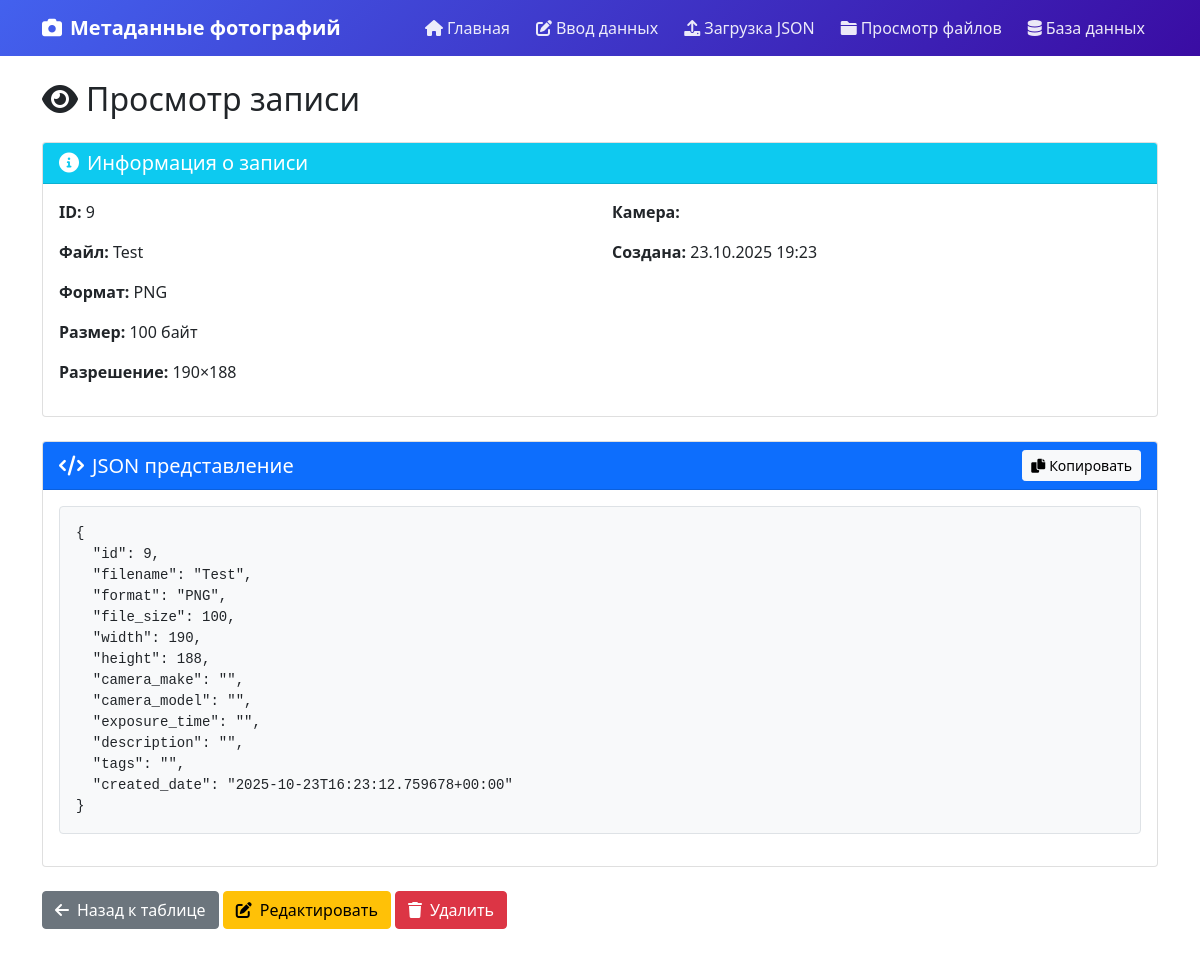
Before: /view_record/9/ with the older database file.
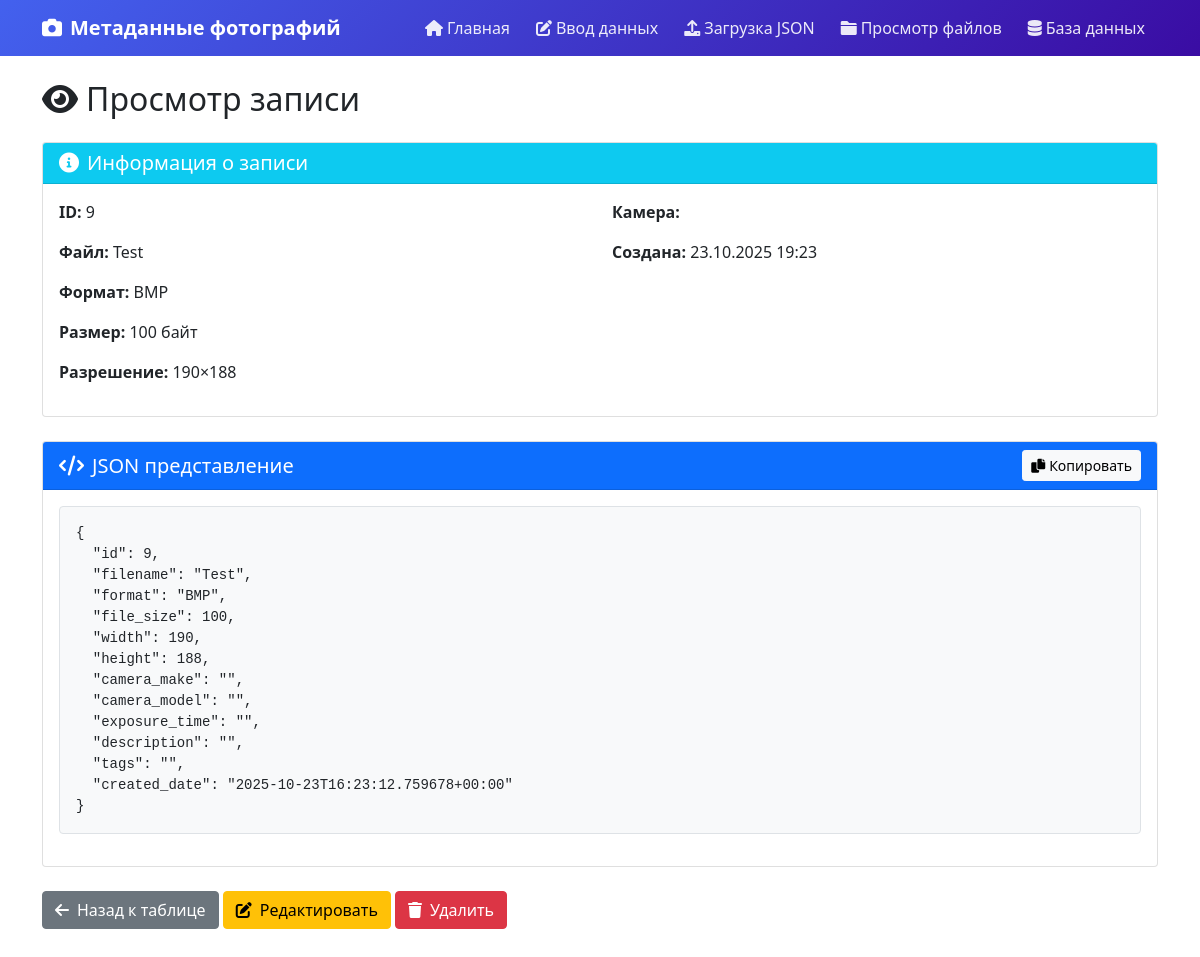
After: the same page with the newer database file.
### photo_metadata/models.py (models this page shows, shortened)
class PhotoMetadata(models.Model):
    FORMAT_CHOICES = [
        ('JPEG', 'JPEG'),
        ('PNG', 'PNG'),
        ('GIF', 'GIF'),
        ('BMP', 'BMP'),
        ('TIFF', 'TIFF'),
    ]
    filename = models.CharField(max_length=255,unique=True, verbose_name="Имя файла")
    format = models.CharField(max_length=10, choices=FORMAT_CHOICES, verbose_name="Формат")
    file_size = models.PositiveIntegerField(
        verbose_name="Размер файла (байт)",
        validators=[MinValueValidator(1)]
    )
    width = models.PositiveIntegerField(
        verbose_name="Ширина (px)",
        validators=[MinValueValidator(1)]
    )
    height = models.PositiveIntegerField(
        verbose_name="Высота (px)",
        validators=[MinValueValidator(1)]
    )
    camera_make = models.CharField(max_length=100, blank=True, verbose_name="Производитель камеры")
    camera_model = models.CharField(max_length=100, blank=True, verbose_name="Модель камеры")
    exposure_time = models.CharField(max_length=20, blank=True, verbose_name="Выдержка")
    aperture = models.DecimalField(max_digits=3, decimal_places=1, null=True, blank=True, verbose_name="Диафрагма")
    iso = models.PositiveIntegerField(null=True, blank=True, verbose_name="ISO")
    focal_length = models.DecimalField(max_digits=5, decimal_places=1, null=True, blank=True, verbose_name="Фокусное расстояние")
    latitude = models.DecimalField(max_digits=9, decimal_places=6, null=True, blank=True, verbose_name="Широта")
    longitude = models.DecimalField(max_digits=9, decimal_places=6, null=True, blank=True, verbose_name="Долгота")
    created_date = models.DateTimeField(auto_now_add=True, verbose_name="Дата создания записи")
    capture_date = models.DateTimeField(null=True, blank=True, verbose_name="Дата съемки")
    description = models.TextField(blank=True, verbose_name="Описание")
    tags = models.CharField(max_length=500, blank=True, verbose_name="Теги (через запятую)")
    class Meta:
        verbose_name = "Метаданные фотографии"
        verbose_name_plural = "Метаданные фотографий"
        unique_together = ['filename', 'format', 'file_size', 'width', 'height']

### photo_metadata/views.py (the view)
# urls.py: path('view_record/<int:record_id>/', views.view_record, name='view_record'),
def view_record(request, record_id):
    record = get_object_or_404(PhotoMetadata, id=record_id)
    record_data = {
        'id': record.id,
        'filename': record.filename,
        'format': record.format,
        'file_size': record.file_size,
        'width': record.width,
        'height': record.height,
        'camera_make': record.camera_make,
        'camera_model': record.camera_model,
        'exposure_time': record.exposure_time,
        'aperture': str(record.aperture) if record.aperture else None,
        'iso': record.iso,
        'focal_length': str(record.focal_length) if record.focal_length else None,
        'latitude': str(record.latitude) if record.latitude else None,
        'longitude': str(record.longitude) if record.longitude else None,
        'capture_date': record.capture_date.isoformat() if record.capture_date else None,
        'description': record.description,
        'tags': record.tags,
        'created_date': record.created_date.isoformat(),
    }
    record_data = {k: v for k, v in record_data.items() if v is not None}
    formatted_json = json.dumps(record_data, ensure_ascii=False, indent=2)
    context = {
        'record': record,
        'content': formatted_json,
        'title': f'Запись: {record.filename}'
    }
    return render(request, 'photo_metadata/view_record.html', context)

### templates/photo_metadata/view_record.html (shortened to what this page needs)
{% extends 'base.html' %}
{% block content %}
<div class="row">
    <div class="col-12">
        <h2 class="mb-4">
            <i class="fas fa-eye me-2"></i>Просмотр записи
        </h2>
        <div class="card mb-4">
            <div class="card-header bg-info text-white">
                <h5 class="mb-0">
                    <i class="fas fa-info-circle me-2"></i>Информация о записи
                </h5>
            </div>
            <div class="card-body">
                <div class="row">
                    <div class="col-md-6">
                        <p><strong>ID:</strong> {{ record.id }}</p>
                        <p><strong>Файл:</strong> {{ record.filename }}</p>
                        <p><strong>Формат:</strong> {{ record.format }}</p>
                        <p><strong>Размер:</strong> {{ record.file_size }} байт</p>
                        <p><strong>Разрешение:</strong> {{ record.width }}×{{ record.height }}</p>
                    </div>
                    <div class="col-md-6">
                        <p><strong>Камера:</strong> {{ record.camera_make }} {{ record.camera_model }}</p>
                        <p><strong>Создана:</strong> {{ record.created_date|date:"d.m.Y H:i" }}</p>
                    </div>
                </div>
            </div>
        </div>
        <div class="card">
            <div class="card-header bg-primary text-white d-flex justify-content-between align-items-center">
                <h5 class="mb-0">
                    <i class="fas fa-code me-2"></i>JSON представление
                </h5>
                <div>
                    <button id="copyButton" class="btn btn-light btn-sm">
                        <i class="fas fa-copy me-1"></i>Копировать
                    </button>
                </div>
            </div>
            <div class="card-body">
                <pre class="bg-light p-3 border rounded" style="max-height: 500px; overflow-y: auto;"><code id="jsonContent">{{ content }}</code></pre>
            </div>
        </div>
        <div class="mt-4">
            <a href="{% url 'database_records' %}" class="btn btn-secondary">
                <i class="fas fa-arrow-left me-2"></i>Назад к таблице
            </a>
            <a href="{% url 'edit_record' record.id %}" class="btn btn-warning">
                <i class="fas fa-edit me-2"></i>Редактировать
            </a>
            <a href="{% url 'delete_record' record.id %}" class="btn btn-danger">
                <i class="fas fa-trash me-2"></i>Удалить
            </a>
        </div>
    </div>
</div>
{% endblock %}

Changed rows visible on the page:
changed PhotoMetadata "Test": format "PNG" → "BMP"
Other visible differences:
{{ content }}: "…9, \"filename\": \"Test\", \"format\": \"PNG\", \"file_size\": 100, \"width\": 190,…" → "…9, \"filename\": \"Test\", \"format\": \"BMP\", \"file_size\": 100, \"width\": 190,…"
